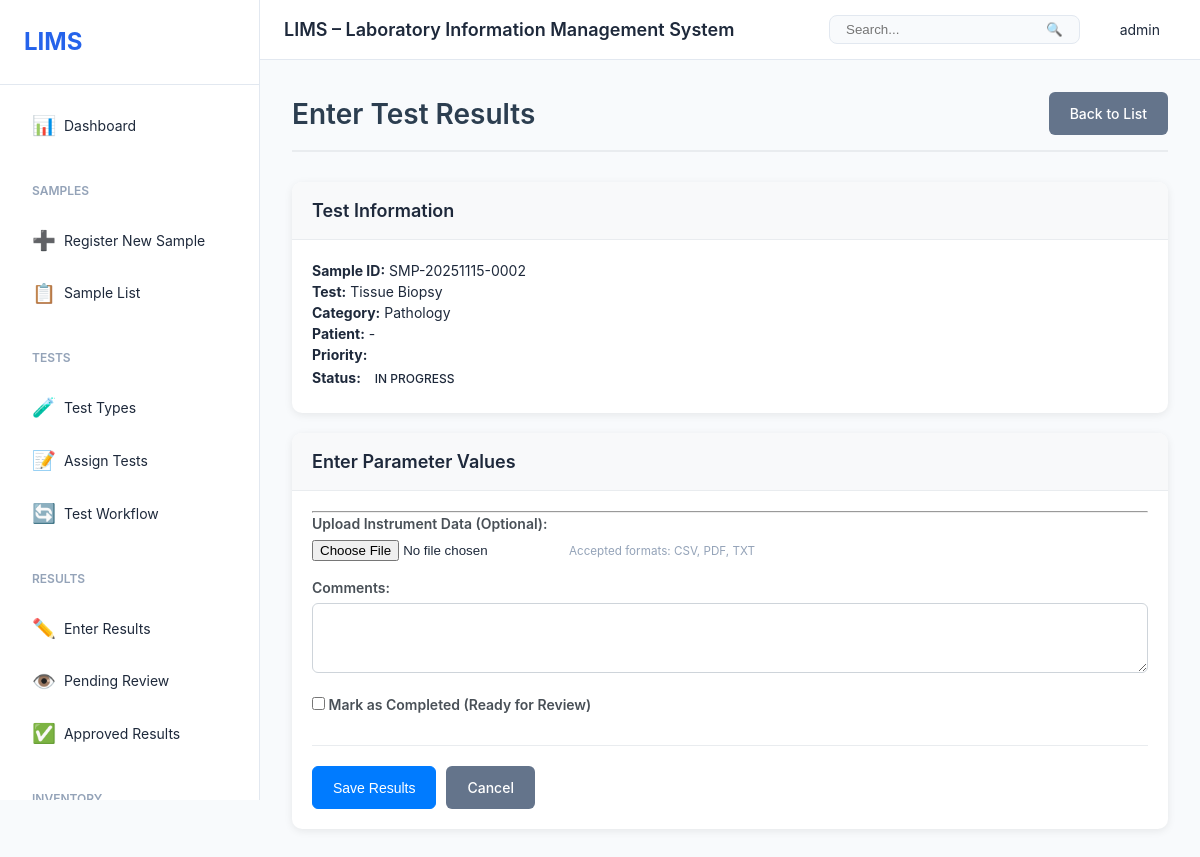
Page /results/enter/279/ (signed in) on the committed database.
### users/models.py (models this page shows, shortened)
class User(AbstractUser):
    role = models.ForeignKey(Role, on_delete=models.SET_NULL, null=True, blank=True)
    phone = models.CharField(max_length=20, blank=True)
    department = models.CharField(max_length=100, blank=True)
    employee_id = models.CharField(max_length=50, blank=True, unique=True)
    is_active = models.BooleanField(default=True)
    created_at = models.DateTimeField(auto_now_add=True)
    updated_at = models.DateTimeField(auto_now=True)
    class Meta:
        db_table = 'users'
        ordering = ['username']

### tests/models.py (models this page shows, shortened)
class TestAssignment(models.Model):
    STATUS_CHOICES = [
        ('assigned', 'Assigned'),
        ('in_progress', 'In Progress'),
        ('waiting_review', 'Waiting Review'),
        ('completed', 'Completed'),
        ('rejected', 'Rejected'),
    ]
    sample = models.ForeignKey(Sample, on_delete=models.CASCADE, related_name='test_assignments')
    test = models.ForeignKey(Test, on_delete=models.CASCADE)
    status = models.CharField(max_length=50, choices=STATUS_CHOICES, default='assigned')
    assigned_to = models.ForeignKey(
        settings.AUTH_USER_MODEL,
        on_delete=models.SET_NULL,
        null=True,
        related_name='test_assignments'
    )
    assigned_by = models.ForeignKey(
        settings.AUTH_USER_MODEL,
        on_delete=models.SET_NULL,
        null=True,
        related_name='assigned_tests'
    )
    assigned_date = models.DateTimeField(auto_now_add=True)
    started_date = models.DateTimeField(null=True, blank=True)
    completed_date = models.DateTimeField(null=True, blank=True)
    expected_completion = models.DateTimeField(null=True, blank=True,
                                              help_text='Expected completion based on turnaround time')
    deadline = models.DateTimeField(null=True, blank=True,
                                   help_text='Hard deadline for test completion')
    actual_cost = models.DecimalField(max_digits=10, decimal_places=2, null=True, blank=True,
                                     help_text='Actual cost incurred for this test')
    notes = models.TextField(blank=True)
    class Meta:
        db_table = 'test_assignments'
        ordering = ['-assigned_date']
        unique_together = ['sample', 'test']

class Test(models.Model):
    CATEGORY_CHOICES = [
        ('hematology', 'Hematology'),
        ('biochemistry', 'Biochemistry'),
        ('microbiology', 'Microbiology'),
        ('immunology', 'Immunology'),
        ('molecular', 'Molecular Biology'),
        ('pathology', 'Pathology'),
        ('other', 'Other'),
    ]
    name = models.CharField(max_length=200, unique=True)
    code = models.CharField(max_length=50, unique=True)
    category = models.CharField(max_length=50, choices=CATEGORY_CHOICES)
    description = models.TextField(blank=True)
    turnaround_time = models.IntegerField(help_text='Expected turnaround time in hours')
    estimated_cost = models.DecimalField(max_digits=10, decimal_places=2, null=True, blank=True,
                                        help_text='Estimated cost per test')
    billable_amount = models.DecimalField(max_digits=10, decimal_places=2, null=True, blank=True,
                                         help_text='Amount charged to client')
    is_active = models.BooleanField(default=True)
    created_at = models.DateTimeField(auto_now_add=True)
    updated_at = models.DateTimeField(auto_now=True)
    class Meta:
        db_table = 'tests'
        ordering = ['name']

### samples/models.py (models this page shows, shortened)
class Sample(models.Model):
    SAMPLE_TYPE_CHOICES = [
        ('blood', 'Blood'),
        ('urine', 'Urine'),
        ('tissue', 'Tissue'),
        ('water', 'Water'),
        ('soil', 'Soil'),
        ('food', 'Food'),
        ('other', 'Other'),
    ]
    STATUS_CHOICES = [
        ('registered', 'Registered'),
        ('in_progress', 'In Progress'),
        ('completed', 'Completed'),
        ('rejected', 'Rejected'),
        ('archived', 'Archived'),
    ]
    PRIORITY_CHOICES = [
        ('low', 'Low'),
        ('normal', 'Normal'),
        ('high', 'High'),
        ('urgent', 'Urgent'),
    ]
    sample_id = models.CharField(max_length=50, unique=True, db_index=True)
    sample_type = models.CharField(max_length=50, choices=SAMPLE_TYPE_CHOICES)
    source = models.CharField(max_length=200, help_text='Source/Customer/Patient (Legacy)', blank=True)
    source_ref = models.ForeignKey(
        'labs.Source',
        on_delete=models.PROTECT,
        related_name='samples',
        null=True,
        blank=True,
        help_text='Sample source (Customer/Patient/Lab)',
        verbose_name='Source Reference'
    )
    processing_lab = models.ForeignKey(
        'labs.Lab',
        on_delete=models.SET_NULL,
        null=True,
        blank=True,
        related_name='processing_samples',
        help_text='Lab processing this sample'
    )
    originating_lab = models.ForeignKey(
        'labs.Lab',
        on_delete=models.SET_NULL,
        null=True,
        blank=True,
        related_name='originated_samples',
        help_text='Lab that originally sent this sample'
    )
    status = models.CharField(max_length=50, choices=STATUS_CHOICES, default='registered')
    priority = models.CharField(max_length=20, choices=PRIORITY_CHOICES, default='normal')
    received_date = models.DateField(auto_now_add=True)
    received_time = models.TimeField(auto_now_add=True)
    expected_completion_date = models.DateField(null=True, blank=True,
                                                help_text='Expected completion deadline')
    completion_deadline = models.DateTimeField(null=True, blank=True,
                                               help_text='Hard deadline for completion')
    actual_completion_date = models.DateTimeField(null=True, blank=True)
    notes = models.TextField(blank=True)
    assigned_technician = models.ForeignKey(
        settings.AUTH_USER_MODEL,
        on_delete=models.SET_NULL,
        null=True,
        blank=True,
        related_name='assigned_samples'
    )
    registered_by = models.ForeignKey(
        settings.AUTH_USER_MODEL,
        on_delete=models.SET_NULL,
        null=True,
        related_name='registered_samples'
    )
    created_at = models.DateTimeField(auto_now_add=True)
    updated_at = models.DateTimeField(auto_now=True)
    class Meta:
        db_table = 'samples'
        ordering = ['-received_date', '-received_time']

### results/views.py (the view, shortened to what this page needs)
# urls.py: path('enter/<int:assignment_id>/', views.enter_result, name='enter_result'),
@login_required
def enter_result(request, assignment_id):
    assignment = get_object_or_404(
        TestAssignment.objects.select_related('sample', 'test').prefetch_related('test__parameters'),
        pk=assignment_id
    )
    result, created = TestResult.objects.get_or_create(
        test_assignment=assignment,
        defaults={'entered_by': request.user}
    )
    context = {
        'assignment': assignment,
        'result': result,
        'parameter_results': {
            pr.parameter_id: pr for pr in result.parameter_results.all()
        }
    }
    return render(request, 'results/enter_result.html', context)

### templates/results/enter_result.html (shortened to what this page needs)
{% extends 'base.html' %}
{% block content %}
<div class="page-header">
    <h1>Enter Test Results</h1>
    <a href="{% url 'results:result_list' %}" class="btn btn-secondary">Back to List</a>
</div>
<div class="card">
    <div class="card-header">
        <h3>Test Information</h3>
    </div>
    <div class="card-body">
        <div class="row">
            <div class="col-md-6">
                <p><strong>Sample ID:</strong> {{ assignment.sample.sample_id }}</p>
                <p><strong>Test:</strong> {{ assignment.test.name }}</p>
                <p><strong>Category:</strong> {{ assignment.test.get_category_display }}</p>
            </div>
            <div class="col-md-6">
                <p><strong>Patient:</strong> {{ assignment.sample.patient_name|default:'-' }}</p>
                <p><strong>Priority:</strong> <span class="badge badge-{{ assignment.priority }}">{{ assignment.get_priority_display|upper }}</span></p>
                <p><strong>Status:</strong> <span class="badge">{{ assignment.get_status_display }}</span></p>
            </div>
        </div>
    </div>
</div>
<div class="card">
    <div class="card-header">
        <h3>Enter Parameter Values</h3>
    </div>
    <div class="card-body">
        <form method="post" enctype="multipart/form-data">
            <hr>
            <div class="form-group">
                <label for="instrument_file">Upload Instrument Data (Optional):</label>
                <input type="file" name="instrument_file" id="instrument_file" class="form-control-file">
                <small class="form-text text-muted">Accepted formats: CSV, PDF, TXT</small>
            </div>
            <div class="form-group">
                <label for="comments">Comments:</label>
                <textarea name="comments" id="comments" rows="3" class="form-control">{{ test_result.comments|default:'' }}</textarea>
            </div>
            <div class="form-group">
                <label>
                    <input type="checkbox" name="mark_completed" value="1">
                    Mark as Completed (Ready for Review)
                </label>
            </div>
            <div class="form-actions">
                <button type="submit" class="btn btn-primary">Save Results</button>
                <a href="{% url 'results:result_list' %}" class="btn btn-secondary">Cancel</a>
            </div>
        </form>
    </div>
</div>
{% endblock %}

### templates/base.html (shortened to what this page needs)
{% load static %}
<!DOCTYPE html>
<html lang="en">
<head>
    <link rel="stylesheet" href="{% static 'css/style.css' %}">
    <link rel="stylesheet" href="{% static 'css/labs.css' %}">
    <link rel="stylesheet" href="https://cdnjs.cloudflare.com/ajax/libs/font-awesome/5.15.4/css/all.min.css">
</head>
<body>
    <div class="layout">
        <aside class="sidebar" id="sidebar">
            <div class="sidebar-header">
                <h2>LIMS</h2>
            </div>
            <nav class="sidebar-nav">
                <a href="{% url 'dashboard:dashboard' %}" class="nav-item {% if request.resolver_match.url_name == 'dashboard' %}active{% endif %}">
                    <span class="icon">📊</span>
                    <span>Dashboard</span>
                </a>
                <div class="nav-group">
                    <div class="nav-group-title">Samples</div>
                    <a href="{% url 'samples:sample_create' %}" class="nav-item">
                        <span class="icon">➕</span>
                        <span>Register New Sample</span>
                    </a>
                    <a href="{% url 'samples:sample_list' %}" class="nav-item">
                        <span class="icon">📋</span>
                        <span>Sample List</span>
                    </a>
                </div>
                <div class="nav-group">
                    <div class="nav-group-title">Tests</div>
                    <a href="{% url 'tests:test_type_list' %}" class="nav-item">
                        <span class="icon">🧪</span>
                        <span>Test Types</span>
                    </a>
                    <a href="{% url 'tests:assign_test' %}" class="nav-item">
                        <span class="icon">📝</span>
                        <span>Assign Tests</span>
                    </a>
                    <a href="{% url 'tests:test_workflow' %}" class="nav-item">
                        <span class="icon">🔄</span>
                        <span>Test Workflow</span>
                    </a>
                </div>
                <div class="nav-group">
                    <div class="nav-group-title">Results</div>
                    <a href="{% url 'results:result_list' %}" class="nav-item">
                        <span class="icon">✏️</span>
                        <span>Enter Results</span>
                    </a>
                    <a href="{% url 'results:review_results' %}" class="nav-item">
                        <span class="icon">👁️</span>
                        <span>Pending Review</span>
                    </a>
                    <a href="{% url 'results:approved_results' %}" class="nav-item">
                        <span class="icon">✅</span>
                        <span>Approved Results</span>
                    </a>
                </div>
                <div class="nav-group">
                    <div class="nav-group-title">Inventory</div>
                </div>
            </nav>
        </aside>
        <div class="main-content">
            <header class="top-header">
                <div class="header-left">
                    <h1>LIMS – Laboratory Information Management System</h1>
                </div>
                <div class="header-right">
                    <div class="search-box">
                        <input type="text" placeholder="Search..." id="globalSearch">
                        <button>🔍</button>
                    </div>
                    <div class="user-menu">
                        <span>{{ user.get_full_name|default:user.username }}</span>
                    </div>
                </div>
            </header>
            <div class="page-content">
                {% block content %}{% endblock %}
            </div>
        </div>
    </div>
</body>
</html>

### static/css/labs.css (style rules this page uses)
.page-header { display: flex; justify-content: space-between; align-items: center; margin-bottom: 30px; padding-bottom: 15px; border-bottom: 2px solid #e9ecef; }
.page-header h1 { margin: 0; font-size: 28px; font-weight: 600; color: #2c3e50; }
.card { border: none; border-radius: 10px; box-shadow: 0 2px 8px rgba(0,0,0,0.08); margin-bottom: 20px; }
.card-header { background: #f8f9fa; border-bottom: 1px solid #e9ecef; padding: 15px 20px; border-radius: 10px 10px 0 0 !important; }
.card-body { padding: 20px; }
.badge { padding: 5px 10px; border-radius: 4px; font-weight: 500; font-size: 12px; }
.form-group label { font-weight: 600; color: #495057; margin-bottom: 5px; }
.form-control { border-radius: 6px; border: 1px solid #ced4da; padding: 10px 15px; }
.form-actions { margin-top: 30px; padding-top: 20px; border-top: 1px solid #e9ecef; display: flex; gap: 10px; }
.btn { border-radius: 6px; padding: 10px 20px; font-weight: 500; transition: all 0.2s; }
.btn-primary { background: #007bff; border-color: #007bff; }

### rows in the picture
User: get_full_name "admin"
TestAssignment: sample.sample_id "SMP-20251115-0002", test.name "Tissue Biopsy", test.category "Pathology", sample.patient_name "-", status "IN PROGRESS"
